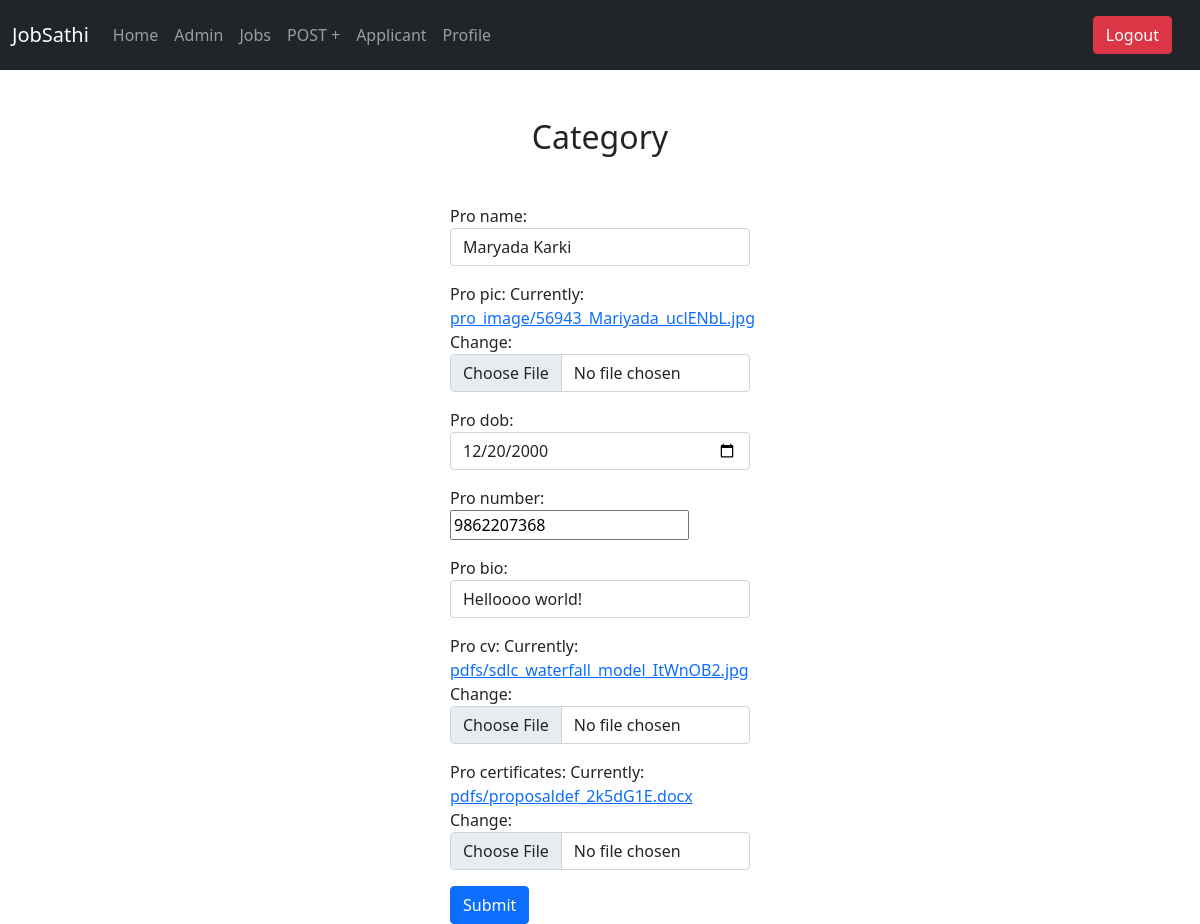
Screenshot of /update/ (signed in) with the database file from the repository.
### pro/models.py (models this page shows, shortened)
class Pro(models.Model):
    user = models.OneToOneField(User, null=True, on_delete=models.CASCADE)
    pro_name = models.CharField(max_length=150)
    pro_bio = models.CharField(max_length=150)
    pro_dob = models.DateField(default=datetime.now, blank=True)
    pro_pic = models.ImageField(upload_to='pro_image/')
    pro_number = models.CharField(null=True, max_length=10)
    pro_cv = models.FileField(upload_to='pdfs/')
    pro_certificates = models.FileField(upload_to='pdfs/')

### pro/views.py (the view)
# urls.py: path('update/', ProUpdateView.as_view(), name='update'),
class ProUpdateView(SuccessMessageMixin, UpdateView):
    model = Pro
    template_name = 'form_c.html'
    form_class = ProForm
    success_url = reverse_lazy('pro:profile')
    extra_context = {'what': 'Update'}
    success_message = "Profile updated successfully."
    def get_object(self, queryset=None):
        return Pro.objects.get(user=self.request.user)

### pro/forms.py
class ProForm(forms.ModelForm):
    class Meta:
        model = Pro
        fields = ['pro_name', 'pro_pic', 'pro_dob', 'pro_number', 'pro_bio', 'pro_cv',
                  'pro_certificates']
        widgets = {
            'pro_dob': forms.DateInput(attrs={'type': 'date'}),
        }
    def __init__(self, *args, **kwargs):
        super(ProForm, self).__init__(*args, **kwargs)
        self.fields['pro_name'].widget.attrs.update({'class': 'form-control'})
        self.fields['pro_pic'].widget.attrs.update({'class': 'form-control'})
        self.fields['pro_dob'].widget.attrs.update({'class': 'form-control'})
        self.fields['pro_bio'].widget.attrs.update({'class': 'form-control'})
        self.fields['pro_cv'].widget.attrs.update({'class': 'form-control'})
        self.fields['pro_certificates'].widget.attrs.update({'class': 'form-control'})

### adminpanel/templates/form_c.html (shortened to what this page needs)
{% extends 'dashboard/layout.html' %}
{% block content %}
    <h2 class="text-center heading-text m-5">{{ job }} Category</h2>
    <div class="d-flex justify-content-center">
        <form method="POST" class="col-md-3" enctype="multipart/form-data">
            {{ form.as_p }}
            <input type="submit" class="btn btn-primary">
        </form>
    </div>
{% endblock %}

### rows the page displays
Pro: pro_name "Maryada Karki", pro_dob "12/20/2000", pro_number "9862207368", pro_bio "Helloooo world!"
